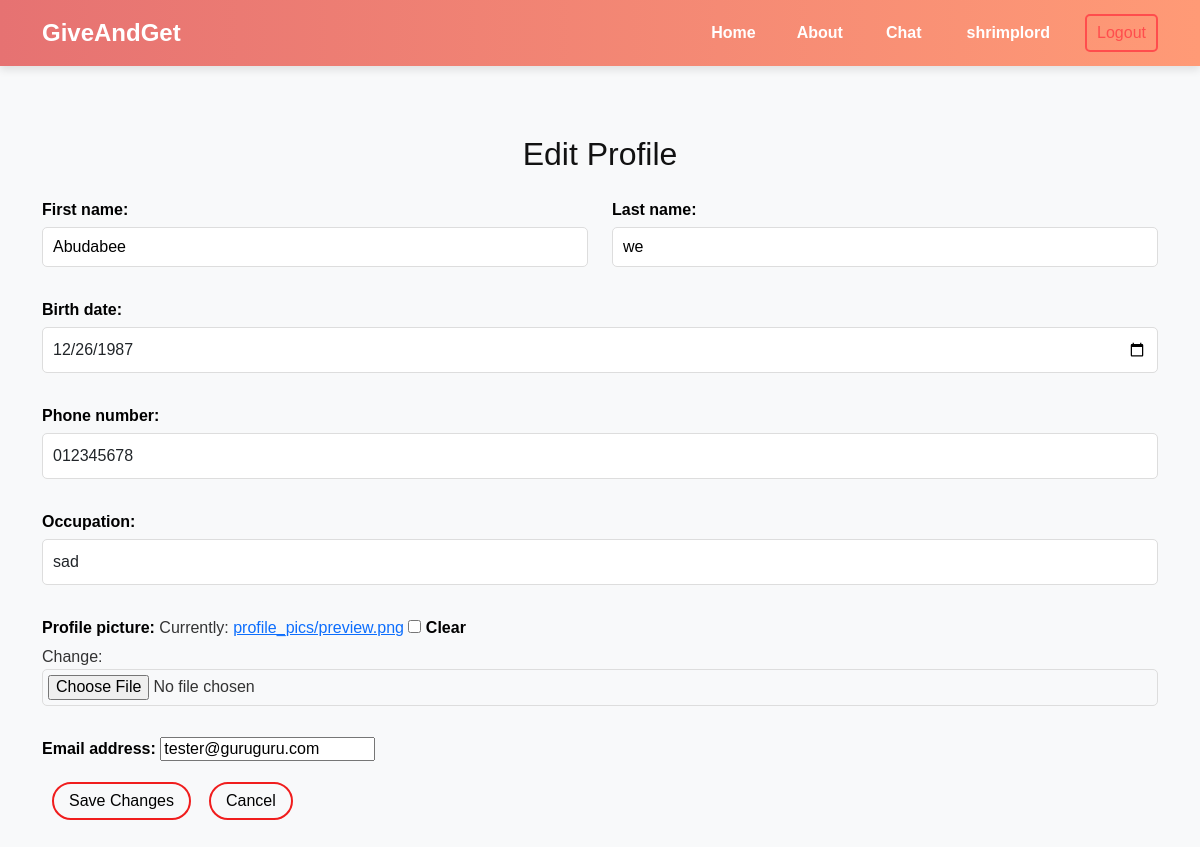
Page /users/edit-profile/ (signed in) on the earlier database version.
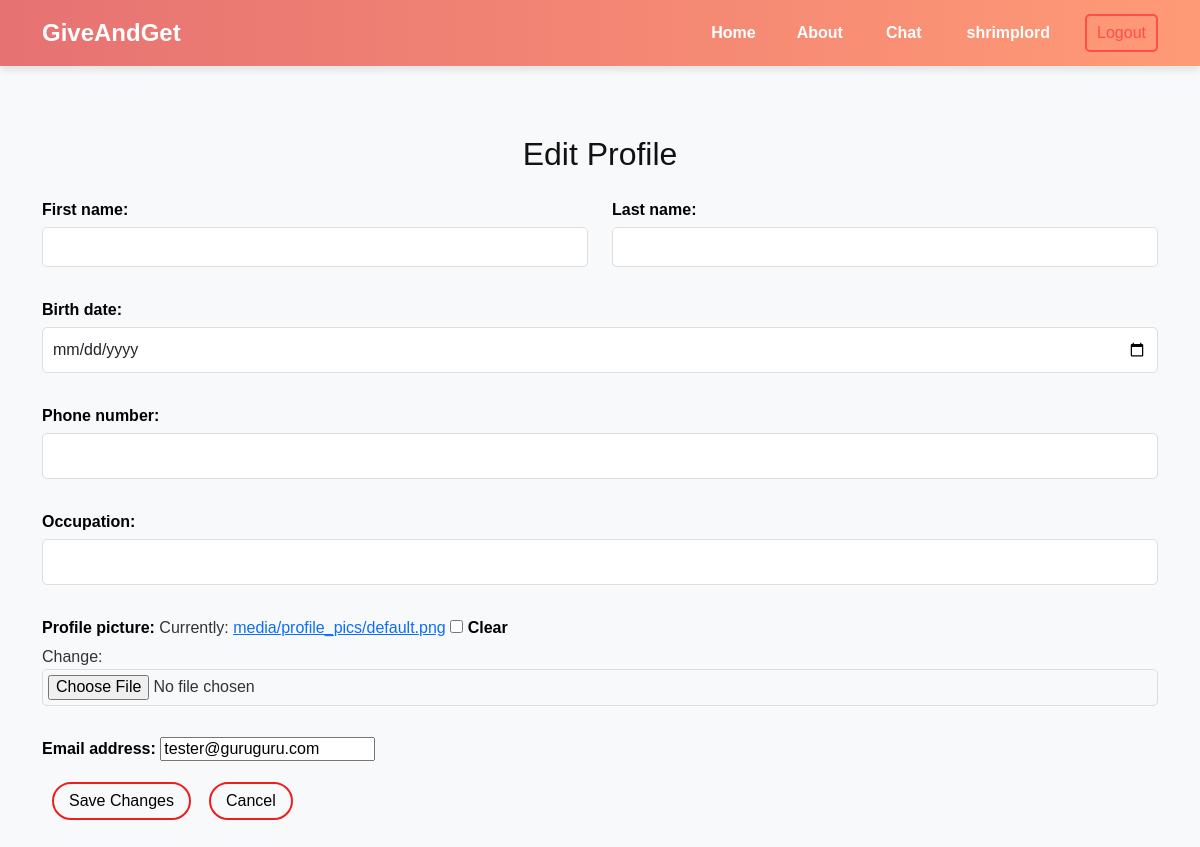
Same page on the later database version.
### users_app/models.py (models this page shows, shortened)
class GGUser(AbstractUser):
    profile_picture = models.ImageField(
        default='profile_pics/default.png',
        upload_to='profile_pics/',
        null=True,
        blank=True
    )
    user_id = models.PositiveIntegerField(unique=True, editable=False)
    first_name = models.CharField(max_length=50, blank=True)  # ชื่อ
    last_name = models.CharField(max_length=50, blank=True)   # นามสกุล
    birth_date = models.DateField(null=True, blank=True)      # วันเกิด
    phone_number = models.CharField(max_length=15, blank=True)  # เบอร์โทร
    occupation = models.CharField(max_length=100, blank=True)  # อาชีพ
    status_choices = [
        ('online', 'Online'),
        ('busy', 'Busy'),
        ('afk', 'AFK'),
        ('offline', 'Offline'),
    ]
    status = models.CharField(max_length=10, choices=status_choices, default='offline')
    last_login = models.DateTimeField(auto_now=True)
    is_ban = models.BooleanField(default=False)
    ban_reason = models.TextField(null=True, blank=True)
    ban_end_date = models.DateTimeField(null=True, blank=True)

### users_app/views.py (the view)
# urls.py: path('edit-profile/', views.edit_profile, name='edit_profile'),
@login_required
def edit_profile(request):
    user = request.user
    old_image = user.profile_picture  # เก็บไฟล์รูปภาพเดิมไว้
    if request.method == 'POST':
        form = UserProfileForm(request.POST, request.FILES, instance=user)
        if form.is_valid():
            if 'profile_picture' in request.FILES:
                new_image = request.FILES['profile_picture']
                if old_image and old_image != new_image and os.path.isfile(old_image.path):  # ถ้ามีไฟล์เก่าและไฟล์นั้นมีอยู่จริง
                    os.remove(old_image.path)  # ลบไฟล์เก่า
            form.save()  # บันทึกข้อมูลใหม่
            return redirect('dashboard')
    else:
        form = UserProfileForm(instance=user)
    return render(request, 'users_app/edit_profile.html', {'form': form})

### users_app/forms.py
class UserProfileForm(forms.ModelForm):
    class Meta:
        model = GGUser
        fields = ['first_name', 'last_name', 'birth_date', 'phone_number', 'occupation', 'profile_picture', 'email']
        widgets = {
            'birth_date': forms.DateInput(attrs={'type': 'date', 'class': 'form-control'}),
            'phone_number': forms.TextInput(attrs={'class': 'form-control'}),
            'occupation': forms.TextInput(attrs={'class': 'form-control'}),
        }

### users_app/templates/users_app/edit_profile.html (shortened to what this page needs)
{% extends 'main_app/components/base.html' %}
{% load static %}
{% block content %}
<link rel="stylesheet" href="{% static 'users_app/edit_profile.css' %}">
<div class="container py-5">
    <h1 class="mb-4 text-center">Edit Profile</h1>
    <form method="POST" enctype="multipart/form-data">
        <div class="row mb-3">
            <div class="col-md-6">
                {{ form.first_name.label_tag }}
                {{ form.first_name }}
            </div>
            <div class="col-md-6">
                {{ form.last_name.label_tag }}
                {{ form.last_name }}
            </div>
        </div>
        <div class="mb-3">
            {{ form.birth_date.label_tag }}
            {{ form.birth_date }}
        </div>
        <div class="mb-3">
            {{ form.phone_number.label_tag }}
            {{ form.phone_number }}
        </div>
        <div class="mb-3">
            {{ form.occupation.label_tag }}
            {{ form.occupation }}
        </div>
        <div class="mb-3">
            {{ form.profile_picture.label_tag }}
            {{ form.profile_picture }}
        </div>
        <div class="mb-3">
            {{ form.email.label_tag }}
            {{ form.email }}
        </div>
        <div class="d-flex gap-2">
            <button type="submit" class="btn btn-primary">Save Changes</button>
            <a href="{% url 'dashboard' %}" class="btn btn-secondary">Cancel</a>
        </div>
    </form>
</div>
{% endblock %}

### main_app/templates/main_app/components/navbar.html (shortened to what this page needs)
{% load static %}
<nav class="navbar navbar-expand-lg navbar-dark ">
    <div class="container">
        <a class="navbar-brand" href="{% url 'home' %}">GiveAndGet</a>
        <div class="collapse navbar-collapse" id="navbarNav">
            <ul class="navbar-nav ms-auto">
                <li class="nav-item">
                    <a class="nav-link home-link" href="{% url 'home' %}">Home</a>
                </li>
                <li class="nav-item">
                    <a class="nav-link about-link" href="{% url 'about' %}">About</a>
                </li>
                {% if user.is_authenticated %}
                <li class="nav-item">
                    <form action="{% url 'chat_room' room_name=user.username %}" method="get">
                        <button class="btn btn-outline-light" type="submit">Chat</button>
                    </form>
                </li>
                <li class="nav-item">
                    <form action="{% url 'dashboard' %}" method="get">
                        <button class="btn btn-outline-light" type="submit">{{ user.username }}</button>
                    </form>
                </li>
                <li class="nav-item">
                    <form action="{% url 'logout' %}" method="post">
                        <button class="btn btn-outline-danger" type="submit">Logout</button>
                    </form>
                </li>
                {% else %}
                <a href="{% url 'login' %}" class="btn btn-outline-light">Login</a>
                {% endif %}
            </ul>
        </div>
    </div>
</nav>

Differences in the rows shown:
changed GGUser "shrimplord": first_name "Abudabee" → (not shown); last_name "we" → (not shown); birth_date "12/26/1987" → (not shown); phone_number "012345678" → (not shown); occupation "sad" → (not shown)
Other differences:
text no longer shown: "Currently: profile_pics/preview.png Clear Change:"
text now shown: "Currently: media/profile_pics/default.png Clear Change:"
